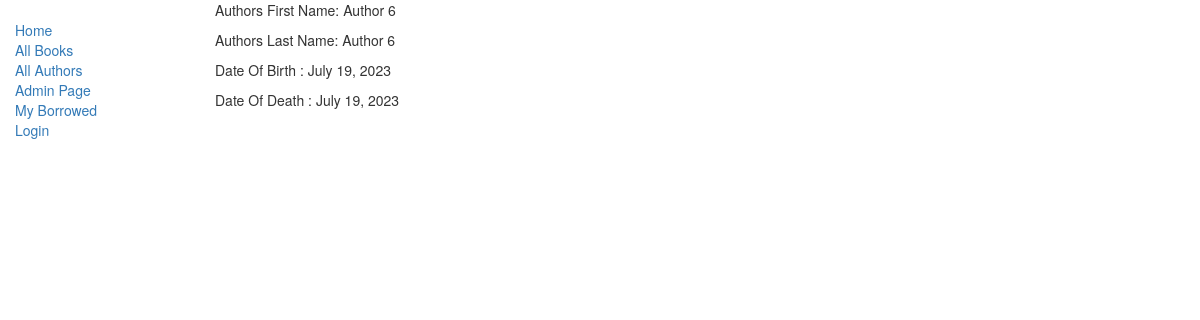
Screenshot of /catalog/author/6 with the database file from the repository.
### catalog/models.py (models this page shows, shortened)
class Author(models.Model):
    first_name = models.CharField(max_length=100)
    last_name = models.CharField(max_length=100)
    date_of_birth = models.DateField(null=True, blank=True)
    date_of_death = models.DateField('Died', null=True, blank=True)
    class Meta:
        ordering = ["last_name", "first_name"]

### catalog/views.py (the view)
# urls.py: path('author/<int:pk>', views.AuthorDetailView.as_view(), name='author_detail'),
class AuthorDetailView(generic.DetailView):
    model = models.Author
    template_name = 'catalog/author_detail.html'

### catalog/templates/catalog/author_detail.html
{% extends "catalog/base_generic.html" %}
{% block content %}
    <P> Authors First Name: {{ author.first_name }}</P>
    <P> Authors Last Name: {{ author.last_name }}</P>
    <p> Date Of Birth : {{author.date_of_birth }}</p>
    <p>Date Of Death : {{author.date_of_death}}</p>
{% endblock %}

### rows the page displays
Author: first_name "Author 6", last_name "Author 6", date_of_birth "July 19, 2023", date_of_death "July 19, 2023"
